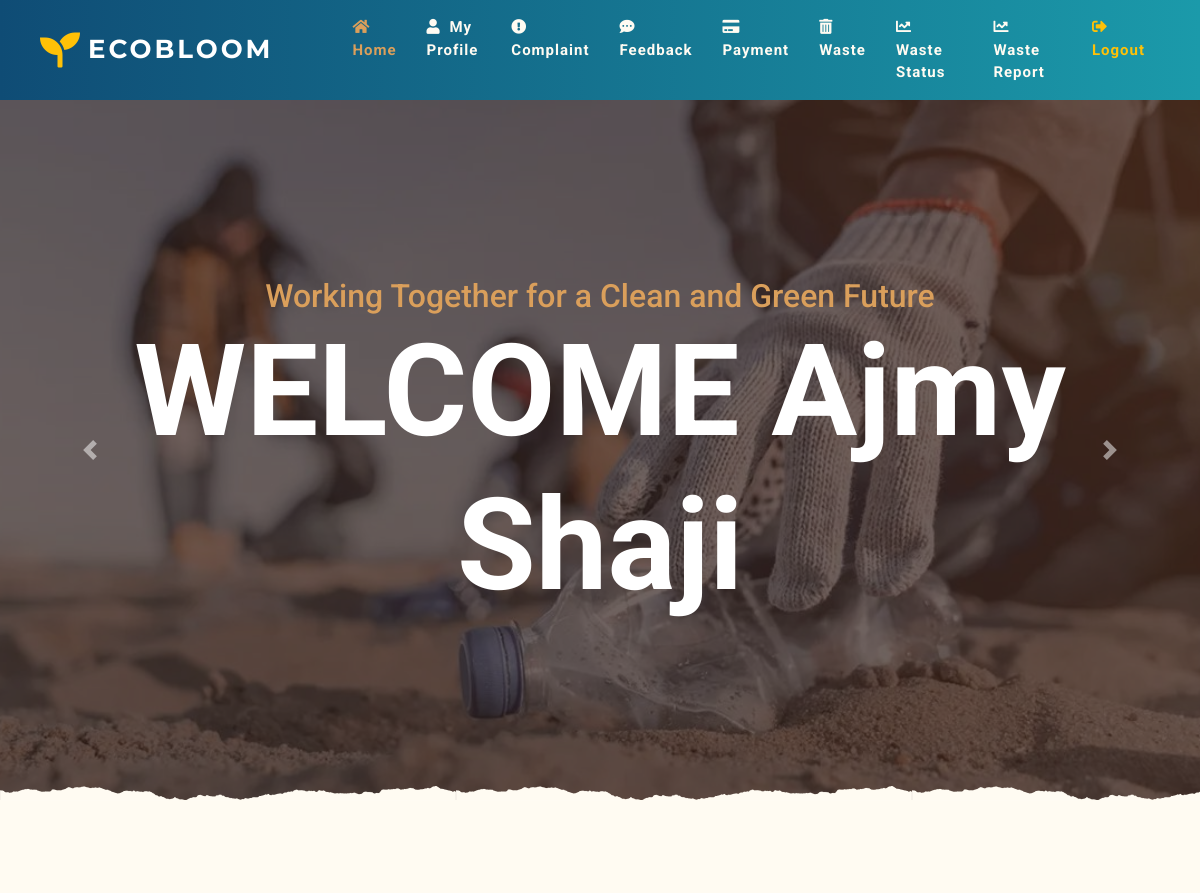
The page /User/HomePage/ (signed in, upper part) on the database as committed earlier.
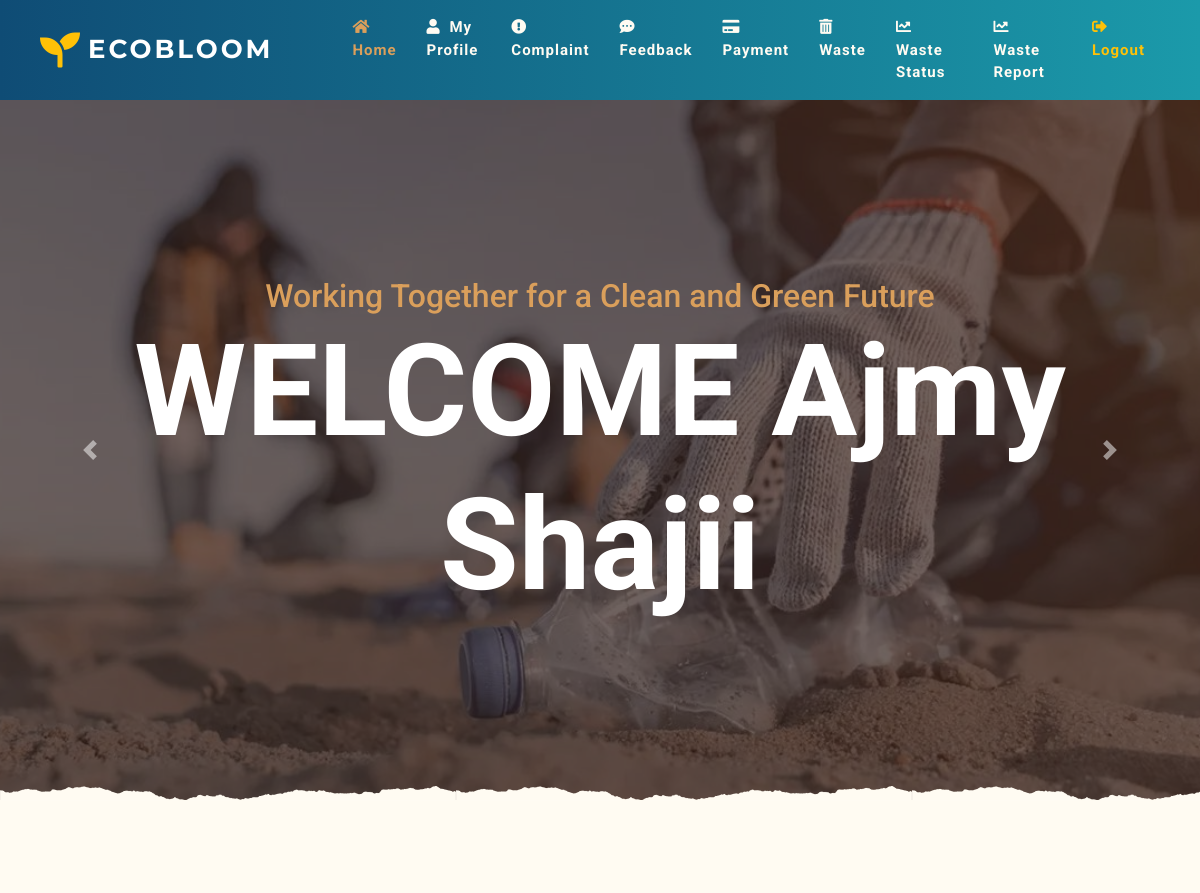
The same page on the database as committed later.
### Guest/models.py (models this page shows)
class tbl_user(models.Model):
    user_name=models.CharField(max_length=50)
    user_email=models.CharField(max_length=50)
    user_contactno=models.CharField(max_length=50)
    user_address=models.CharField(max_length=50)
    user_password=models.CharField(max_length=50)
    user_houseno=models.CharField(max_length=50)
    user_photo=models.FileField(upload_to='Assets/UserDocs/')
    ward_id=models.ForeignKey(tbl_ward,on_delete=models.CASCADE)
    user_status=models.IntegerField(default=0)

### User/views.py (the view)
# urls.py: path('HomePage/',views.HomePage,name="HomePage"),
def HomePage(request):
    if "uid" not in request.session:
        return redirect("Guest:Login")
    else:
        userdata=tbl_user.objects.get(id=request.session['uid'])
        return render(request,"User/HomePage.html",{'Data':userdata})

### User/Templates/User/HomePage.html (shortened to what this page needs)
{% load static %}
<!DOCTYPE html>
<html lang="en">
<head>
    <link href="https://cdnjs.cloudflare.com/ajax/libs/font-awesome/5.10.0/css/all.min.css" rel="stylesheet">
    <link href="{% static 'Main/lib/owlcarousel/assets/owl.carousel.min.css' %}" rel="stylesheet">
    <link href="{% static 'Main/lib/tempusdominus/css/tempusdominus-bootstrap-4.min.css' %}" rel="stylesheet" />
    <link href="{% static 'Main/css/style.min.css' %}" rel="stylesheet">
</head>
<body>
<div class="container-fluid p-0">
    <nav class="navbar navbar-expand-lg navbar-dark shadow"
         style="background: linear-gradient(90deg, #0f4c75, #1b9aaa);">
        <a class="navbar-brand d-flex align-items-center px-4" href="#">
            <i class="fas fa-seedling fa-2x text-warning mr-2"></i>
            <h1 class="m-0 text-uppercase text-white"
                style="font-family: 'Montserrat', sans-serif;
                       font-weight: 800;
                       letter-spacing: 3px;
                       font-size: 26px;">
                ECOBLOOM
            </h1>
        </a>
        <div class="collapse navbar-collapse justify-content-end" id="navbarCollapse">
            <div class="navbar-nav px-4"
                 style="font-family: 'Roboto', sans-serif;
                        font-size: 15px;
                        font-weight: 600;
                        letter-spacing: 1px;">
                <a href="{% url 'User:HomePage' %}" class="nav-item nav-link active">
                    <i class="fas fa-home mr-1"></i> Home
                </a>
                <a href="{% url 'User:Profile' %}" class="nav-item nav-link">
                    <i class="fas fa-user mr-1"></i> My Profile
                </a>
                <a href="{% url 'User:Complaint' %}" class="nav-item nav-link">
                    <i class="fas fa-exclamation-circle mr-1"></i> Complaint
                </a>
                <a href="{% url 'User:Feedback' %}" class="nav-item nav-link">
                    <i class="fas fa-comment-dots mr-1"></i> Feedback
                </a>
                <a href="{% url 'User:Payment' %}" class="nav-item nav-link">
                    <i class="fas fa-credit-card mr-1"></i> Payment
                </a>
                <a href="{% url 'User:Waste' %}" class="nav-item nav-link">
                    <i class="fas fa-trash-alt mr-1"></i> Waste
                </a>
                <a href="{% url 'User:ViewWasteStatus' %}" class="nav-item nav-link">
                    <i class="fas fa-chart-line mr-1"></i> Waste Status
                </a>
                <a href="{% url 'User:UserCategoryReport' %}" class="nav-item nav-link">
                    <i class="fas fa-chart-line mr-1"></i> Waste Report
                </a>
                <a href="{% url 'User:Logout' %}" class="nav-item nav-link text-warning">
                    <i class="fas fa-sign-out-alt mr-1"></i> Logout
                </a>
            </div>
        </div>
    </nav>
</div>
    <div class="container-fluid p-0 mb-5">
        <div id="blog-carousel" class="carousel slide overlay-bottom" data-ride="carousel">
            <div class="carousel-inner">
                <div class="carousel-item active">
                    <img class="w-100" src="{% static 'Main/img/caro4.jpg' %}" alt="Image" style="height: 700px; object-fit: cover;">
                    <div class="carousel-caption d-flex flex-column align-items-center justify-content-center">
                        <h2 class="text-primary font-weight-medium m-0">Working Together for a Clean and Green Future</h2>
                        <h1 class="display-1 text-white m-0">WELCOME {{Data.user_name}}</h1>
                    </div>
                </div>
            </div>
            <a class="carousel-control-prev" href="#blog-carousel" data-slide="prev">
                <span class="carousel-control-prev-icon"></span>
            </a>
            <a class="carousel-control-next" href="#blog-carousel" data-slide="next">
                <span class="carousel-control-next-icon"></span>
            </a>
        </div>
    </div>
    <div class="container-fluid py-5">
    </div>
</body>
</html>

Rows that differ between the two databases and show on the page:
changed tbl_user: user_name "Ajmy Shaji" → "Ajmy Shajii"
